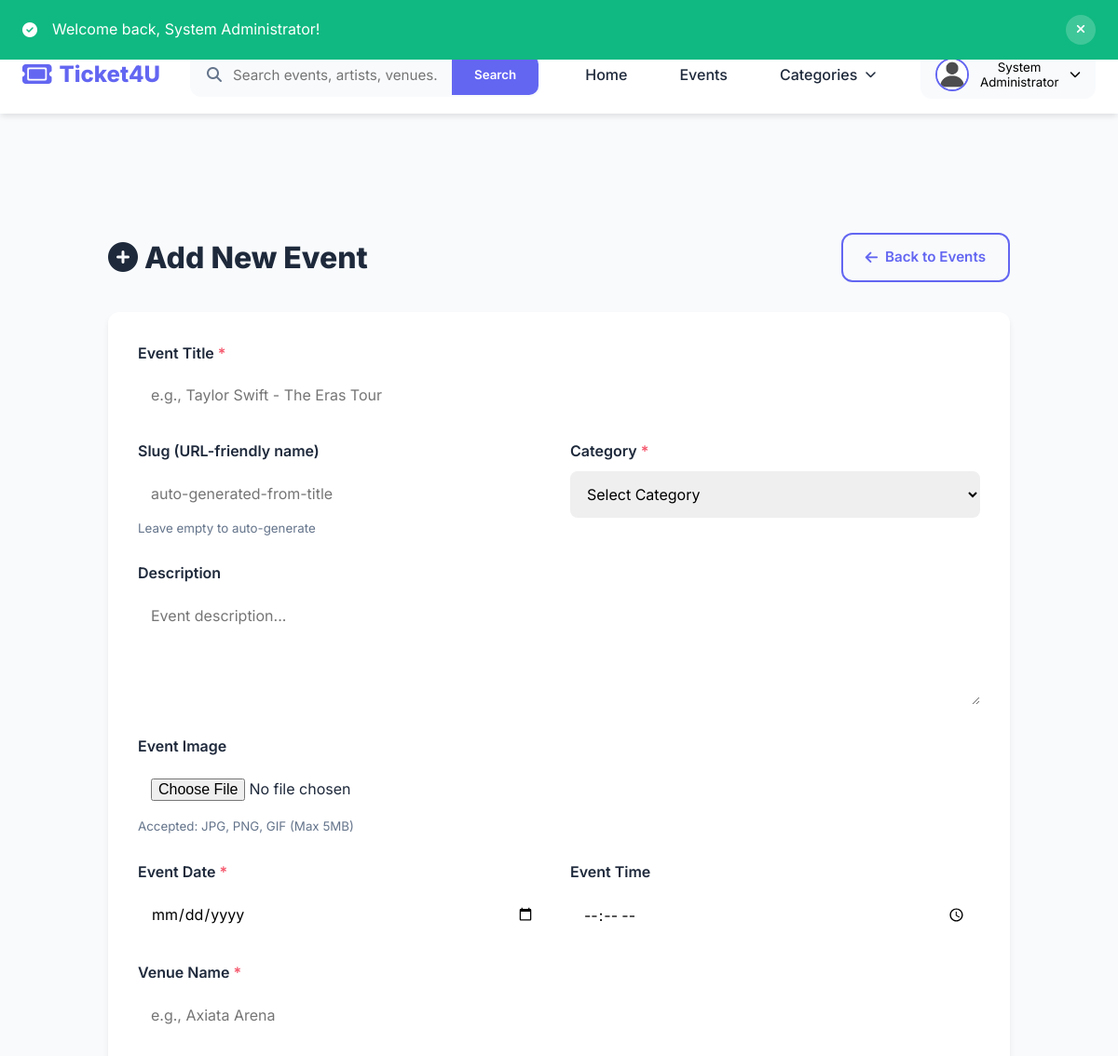
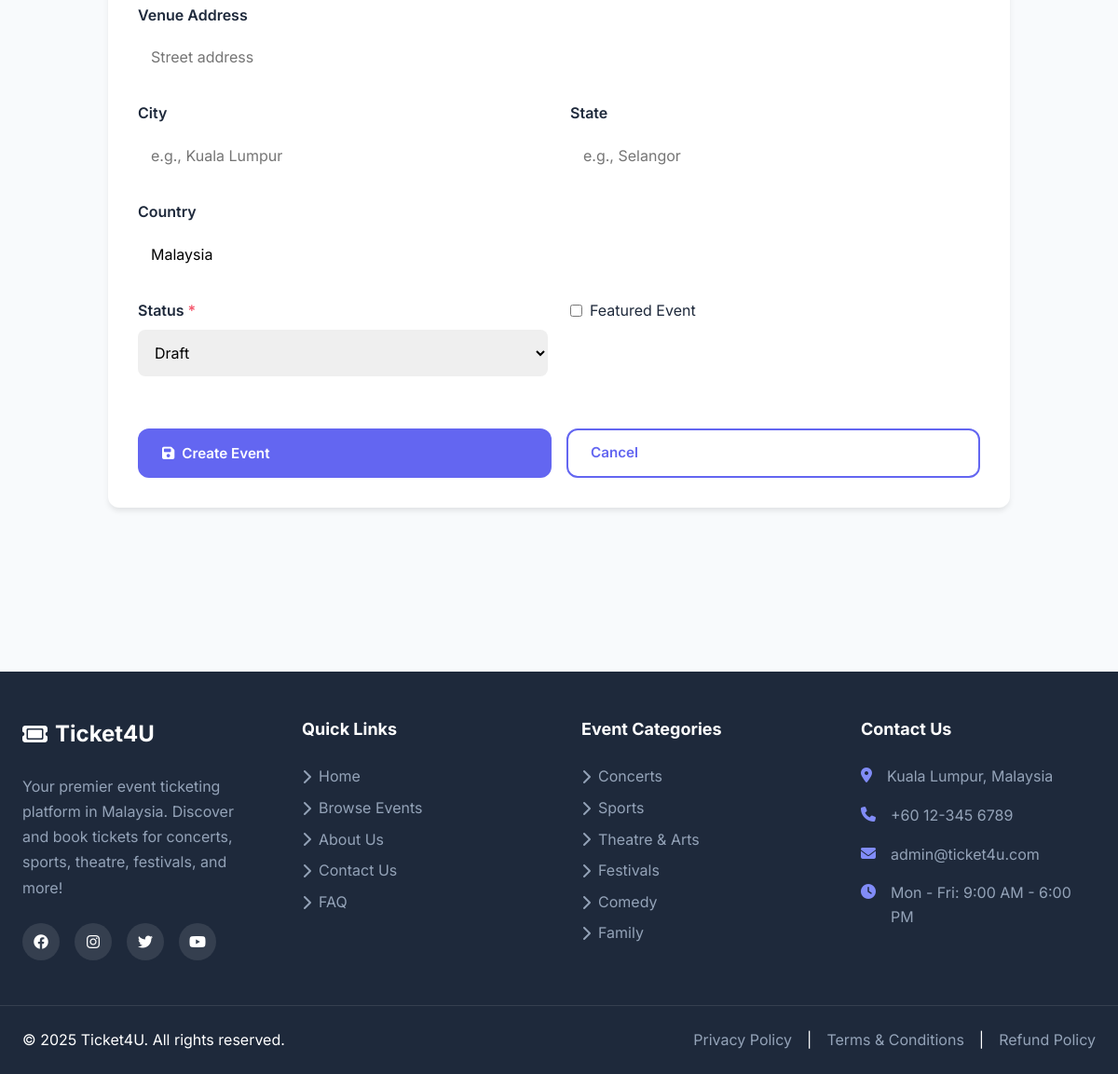
The page /admin/event-add.php (signed in) on the database its author committed (2 pictures, top to bottom).
### tables this page shows
CREATE TABLE users (
    id INT PRIMARY KEY AUTO_INCREMENT,
    email VARCHAR(255) UNIQUE NOT NULL,
    password VARCHAR(255) NOT NULL,
    name VARCHAR(255) NOT NULL,
    phone VARCHAR(20),
    role ENUM('user', 'admin') DEFAULT 'user',
    status ENUM('active', 'inactive', 'banned') DEFAULT 'active',
    profile_image VARCHAR(255) DEFAULT 'default-avatar.png',
    created_at TIMESTAMP DEFAULT CURRENT_TIMESTAMP,
    updated_at TIMESTAMP DEFAULT CURRENT_TIMESTAMP ON UPDATE CURRENT_TIMESTAMP,
    INDEX idx_email (email),
    INDEX idx_role (role)
);

CREATE TABLE categories (
    id INT PRIMARY KEY AUTO_INCREMENT,
    name VARCHAR(100) NOT NULL,
    slug VARCHAR(100) UNIQUE NOT NULL,
    icon VARCHAR(50),
    description TEXT,
    display_order INT DEFAULT 0,
    status ENUM('active', 'inactive') DEFAULT 'active',
    INDEX idx_slug (slug)
);

### admin/event-add.php (the view, shortened to what the rows shown need)
<?php
require_once __DIR__ . '/../config/config.php';
require_once __DIR__ . '/../includes/header.php';
?>
<main class="main-content">
    <div class="admin-container">
        <div style="display: flex; justify-content: space-between; align-items: center; margin-bottom: 2rem;">
            <h1 style="font-size: 2rem; font-weight: 800;"><i class="fas fa-plus-circle"></i> Add New Event</h1>
        </div>
    </div>
</main>
<?php require_once __DIR__ . '/../includes/footer.php'; ?>

### includes/header.php (shortened to what the rows shown need)
<?php
$current_user = getCurrentUser();
?>
<!DOCTYPE html>
<html lang="en">
<head>
    <link rel="stylesheet" href="https://cdnjs.cloudflare.com/ajax/libs/font-awesome/6.4.0/css/all.min.css">
    <link rel="stylesheet" href="<?php echo SITE_URL; ?>/assets/css/style.css">
</head>
<body>
    <header class="main-header">
        <nav class="navbar">
            <div class="container">
                <div class="navbar-content">
                    <div class="user-menu">
                        <?php if ($current_user): ?>
                            <div class="dropdown">
                                <button class="user-btn dropdown-toggle">
                                    <?php if (!empty($current_user['profile_image'])): ?>
                                        <img src="<?php echo SITE_URL; ?>/uploads/profiles/<?php echo htmlspecialchars($current_user['profile_image']); ?>" alt="Profile" class="user-avatar">
                                    <?php else: ?>
                                        <div class="user-avatar" style="background: linear-gradient(135deg, #667eea 0%, #764ba2 100%); color: white; display: flex; align-items: center; justify-content: center; font-weight: 600;">
                                            <?php echo strtoupper(substr($current_user['name'] ?? 'U', 0, 1)); ?>
                                        </div>
                                    <?php endif; ?>
                                    <span><?php echo htmlspecialchars($current_user['name'] ?? 'User'); ?></span>
                                    <i class="fas fa-chevron-down"></i>
                                </button>
                            </div>
                        <?php else: ?>
                            <a href="<?php echo SITE_URL; ?>/auth/login.php" class="btn btn-outline">Login</a>
                            <a href="<?php echo SITE_URL; ?>/auth/register.php" class="btn btn-primary">Sign Up</a>
                        <?php endif; ?>
                    </div>
                </div>
            </div>
        </nav>
    </header>
    <main class="main-content">

### includes/footer.php (shortened to what the rows shown need)
    </main>
    <footer class="main-footer">
        <div class="footer-content">
            <div class="container">
                <div class="footer-grid">
                    <div class="footer-column">
                        <ul class="footer-links">
                            <?php
                            $footer_categories = $conn->query("SELECT name, slug FROM categories WHERE status = 'active' ORDER BY display_order ASC LIMIT 6");
                            while ($cat = $footer_categories->fetch_assoc()):
                            ?>
                                <li>
                                    <a href="<?php echo SITE_URL; ?>/events.php?category=<?php echo $cat['slug']; ?>">
                                        <i class="fas fa-chevron-right"></i>
                                        <?php echo htmlspecialchars($cat['name']); ?>
                                    </a>
                                </li>
                            <?php endwhile; ?>
                        </ul>
                    </div>
                </div>
            </div>
        </div>
    </footer>
</body>
</html>

### rows shown on the page
users: profile_image (placeholder picture), name "System Administrator"
categories: name "Concerts"
categories: name "Sports"
categories: name "Theatre & Arts"
categories: name "Festivals"
categories: name "Comedy"
categories: name "Family"

### other values the page prints
$flash['message'] "Welcome back, System Administrator!"
SITE_NAME "Ticket4U"
ADMIN_EMAIL "admin@ticket4u.com"
